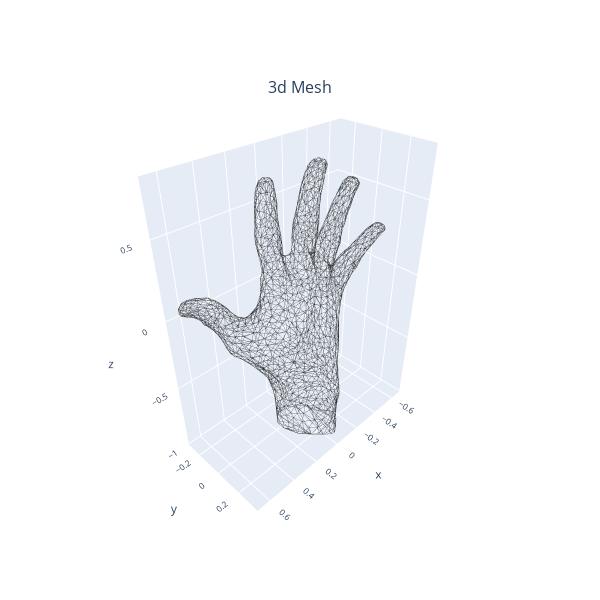

Notebook source saved alongside this figure:
### Markdown cell above
### 1. Representing the 3D World: Beyond Lines and Dots

In the digital realm, representing three-dimensional objects accurately and efficiently is a fundamental challenge. Engineering applications, from CAD modeling to virtual reality simulations, rely heavily on our ability to capture and manipulate 3D data. Let's explore some common ways to represent 3D objects and their trade-offs:

**1.1 Meshes: Connecting the Dots**

* **The Concept:** Imagine wrapping a wireframe around an object, forming a network of interconnected triangles. Each triangle is defined by three points called vertices, and the entire collection of triangles forms a mesh.
* **Applications:** Meshes are widely used in computer graphics and engineering due to their flexibility and ability to represent complex shapes.
* **Limitations:**
    * **Sharpness:** Meshes struggle to represent sharp edges or fine details accurately, requiring many tiny triangles.
    * **Complexity:** Complex models can have millions of triangles, making them computationally expensive to manipulate.

### Code cell
import numpy as np
import plotly.graph_objects as go
import meshio
from plotly.subplots import make_subplots

!wget https://raw.githubusercontent.com/empet/Datasets/master/hand.off;
mymesh = meshio.read('Nerf-Geo/data/hand.off') # https://raw.githubusercontent.com/empet/Datasets/master/hand.off
verts = mymesh.points
faces = mymesh.cells_dict['triangle']
x, y, z  = verts.T
i, j, k = faces.T

#plot surface triangulation
tri_vertices = verts[faces]
Xe = []
Ye = []
Ze = []
for T in tri_vertices:
    Xe += [T[k%3][0] for k in range(4)] + [ None]
    Ye += [T[k%3][1] for k in range(4)] + [ None]
    Ze += [T[k%3][2] for k in range(4)] + [ None]
       

fig = make_subplots(
          rows=1, cols=1, 
          subplot_titles=('3d Mesh', 'Mesh3d with vertex intensities', 'Mesh3d with cell intensities'),
          horizontal_spacing=0.02,
          specs=[[{"type": "scene"}]])  

fig.add_trace(go.Scatter3d(x=Xe,
                     y=Ye,
                     z=Ze,
                     mode='lines',
                     name='',
                     line=dict(color= 'rgb(40,40,40)', width=0.5)), 1, 1)                      
                    
                        
fig.update_layout(width=600, height=600, font_size=10)
fig.update_scenes(camera_eye_x=1.45, camera_eye_y=1.45, camera_eye_z=1.45)

### Figure 1 — Plotly figure (JSON) as saved in the notebook; plotly's stock layout.template omitted (floating-point values rounded to 4 significant figures; data arrays with more than 128 entries replaced by an {"elided": "..."} marker saying what was removed)
{"data": [{"line": {"color": "rgb(40,40,40)", "width": 0.5}, "mode": "lines", "name": "", "scene": "scene", "type": "scatter3d", "x": {"elided": "15130 float values"}, "y": {"elided": "15130 float values"}, "z": {"elided": "15130 float values"}}], "layout": {"annotations": [{"font": {"size": 16}, "showarrow": false, "text": "3d Mesh", "x": 0.5, "xanchor": "center", "xref": "paper", "y": 1, "yanchor": "bottom", "yref": "paper"}], "font": {"size": 10}, "height": 600, "scene": {"camera": {"eye": {"x": 1.45, "y": 1.45, "z": 1.45}}, "domain": {"x": [0, 1], "y": [0, 1]}}, "width": 600}}
